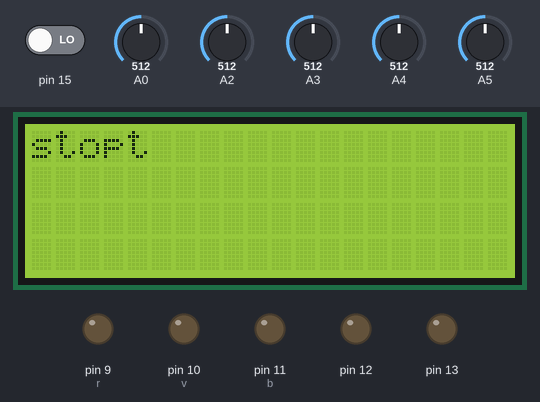
Recording of a sketch running on a simulated Arduino Uno, built with avr-gcc and run on an emulated ATmega328P. Parts: 20×4 character LCD, output pins drawn as LEDs (lit = HIGH). Dashed ring = blinking. The inputs (shaded band) are chosen by the test bench; at power-on: pin 15 LOW, A0 = 512, A3 = 512, A4 = 512, A5 = 512, A2 = 512.

Above: at 3.04 s.
3.3 s: pin 15 driven HIGH
At 4.12 s:
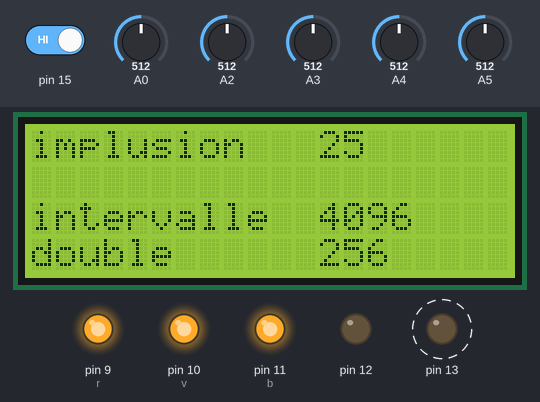
5.2 s: A0 set to 490
At 5.52 s:
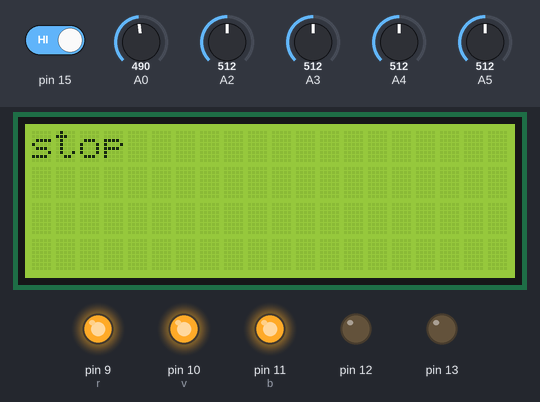
8.2 s: A3 set to 534
At 8.59 s:
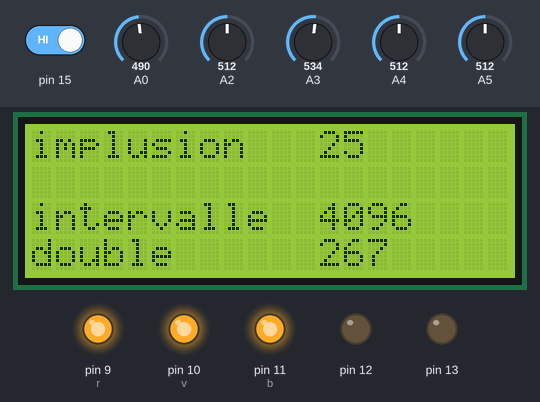
11.2 s: A4 set to 490
At 11.51 s:
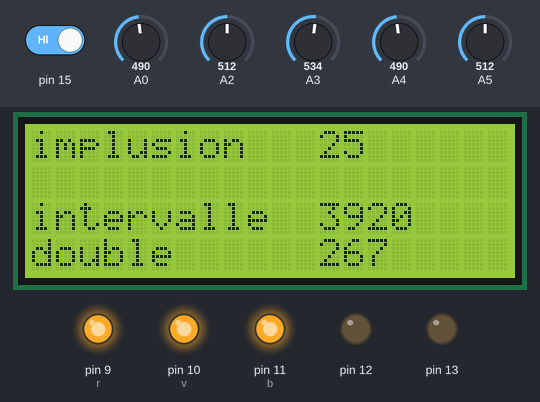
12.8 s: A5 set to 490
At 13.46 s:
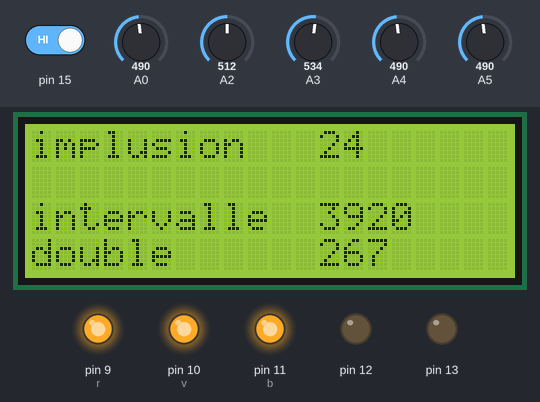
14.7 s: A3 set to 306
At 14.87 s:
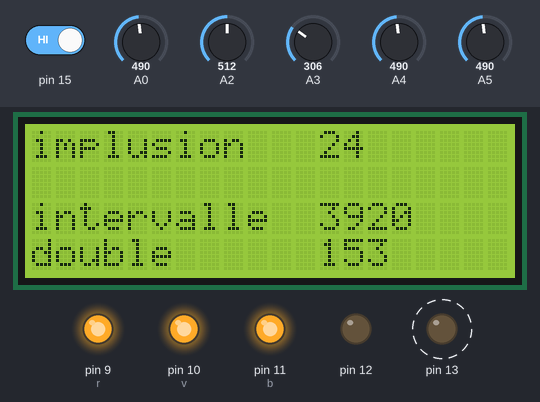
Timing chart, 0 to 18.7 s (numbered marks = the images above; inputs shaded):
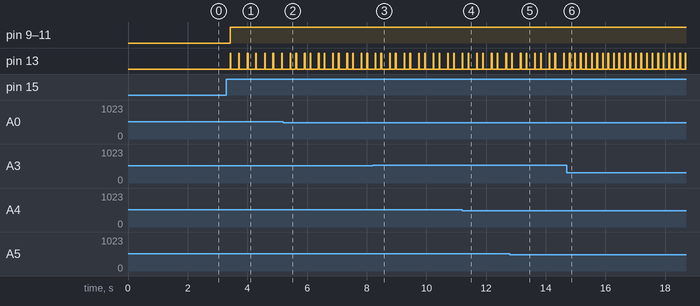

The sketch:

bubble_ring1_platine_exp_manuel.ino
```cpp
#include <LiquidCrystal.h> // Inclusion de la librairie pour afficheur LCD
int e = 1; //etat on/off
int t; //période totale
int d; //durée impusion
int i;
int r=9;
int v=10;
int b=11;
int c;
LiquidCrystal lcd(2, 3, 4, 5, 6, 7);// initialisation LCD en mode 4 bits


void setup()
{
pinMode(13, OUTPUT);
pinMode(12, OUTPUT);


lcd.begin(20,4);
delay(10); // pause rapide pour laisser temps initialisation

lcd.print("LCD OK") ; // affiche la chaîne texte - message de test
delay(2000); // pause de 2 secondes

lcd.clear(); // // efface écran et met le curseur en haut à gauche
delay(10); // pour laisser temps effacer écran
Serial.begin(9600);
}

void loop(){


if (analogRead (A0) > 500)
  {
  e=1;
  lcd.setCursor(0, 0) ;
  lcd.print("start") ;
  delay (100);
  }
 if (analogRead (A2) > 500)
  {
  e=0;
  lcd.setCursor(0, 0) ;
  lcd.print("stop") ;
  delay (100);
  }


d = analogRead(5)/20;
t = analogRead(4)*8;
i = analogRead(3)/2;
lcd.setCursor(0, 0) ;
lcd.print("implusion") ;
lcd.setCursor(12, 0) ;
lcd.print(d) ;
lcd.setCursor(0, 2) ;
lcd.print("intervalle") ;
lcd.setCursor(12, 2) ;
lcd.print(t) ;
lcd.setCursor(0, 3) ;
lcd.print("double") ;
lcd.setCursor(12, 3) ;
lcd.print(i) ;
delay (50);
// if(e==1)

 if(digitalRead(15)==1)

  {
    analogWrite (r,255);
    analogWrite (v,255);
    analogWrite (b,255);
  digitalWrite(13, HIGH);
  delay(d);
  digitalWrite(13, LOW);
  if (analogRead (3)>10)
    {delay (i);
    digitalWrite(13, HIGH);
    delay(d);
    digitalWrite(13, LOW);
    }

  //delay(t);
//  for (int z=0;z<2;z++)
//  {
//  for (c=0;c<=255;c++)
//  {
//  analogWrite (r,c);
//  analogWrite (v,0);
//  analogWrite (b,(255-c)/2);
//  delay (4);
//  }
//
//  for (c=0;c<=255;c++)
//  {
//  analogWrite (r,255-c);
//  analogWrite (v,c/2);
//  analogWrite (b,0);
//  delay (4);
//  }
//    for (c=0;c<=255;c++)
//  {
//  analogWrite (r,0);
//  analogWrite (v,(255-c)/2);
//  analogWrite (b,c/2);
//  delay (4);
//  }
//
//
//  }
  }

lcd.clear();
delay(10);
}
```

Measured:
- the behaviour switches between 525 and 526 on A3 (found by bisection; images 2 and 3)
- after the input at 3.3 s, pin 9 (r), pin 10 (v), pin 11 (b): LOW → HIGH after 0.12 s; pin 13: alternates HIGH for 0.03 s and LOW for 0.26 s, starting after 0.12 s
- after the input at 5.2 s, the display: first differs from a run without the input after 0.27 s (image 2)
- after the input at 12.8 s, the display: first differs from a run without the input after 0.49 s (image 5)
- after the input at 14.7 s, the display: changes at once (image 6)
